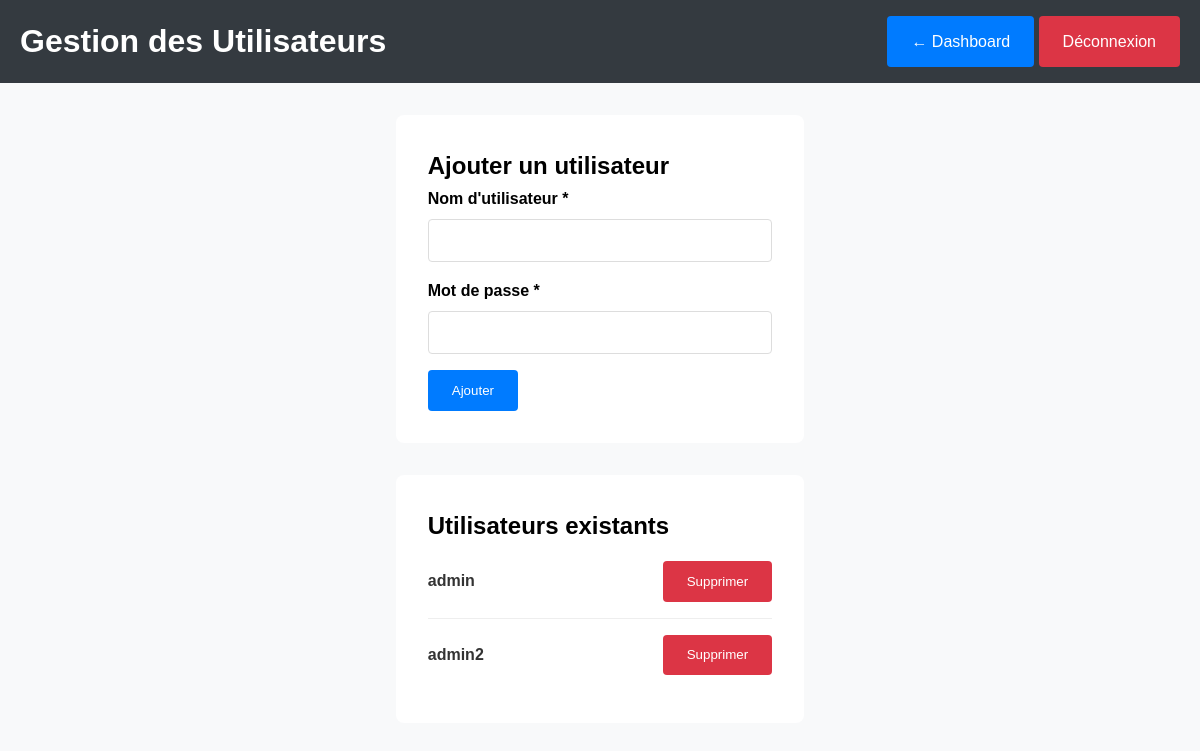
/admin/users_admin.php (signed in), run on an earlier commit of the app's database.
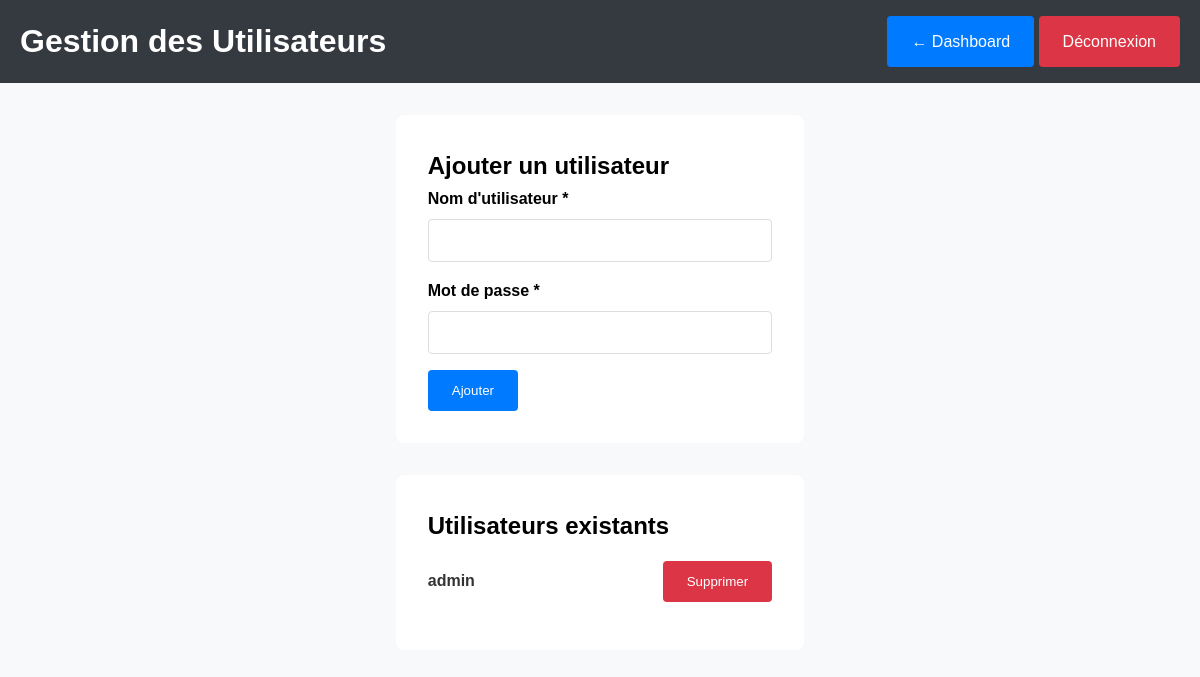
And on a later commit of the database.
### tables this page shows
CREATE TABLE `users` (
  `id` int(11) NOT NULL AUTO_INCREMENT,
  `username` varchar(50) NOT NULL,
  `password` varchar(255) NOT NULL,
  `created_at` timestamp NOT NULL DEFAULT current_timestamp(),
  PRIMARY KEY (`id`),
  UNIQUE KEY `username` (`username`)
);

### admin/users_admin.php (the view, shortened to what this page needs)
<?php
require_once '../config.php';
try {
    $users = $pdo->query("SELECT * FROM users ORDER BY username")->fetchAll();
} catch(Exception $e) {
    $users = [];
}
?>
<!DOCTYPE html><?php  ?>
<html lang="fr" class="admin-page"><?php  ?>
<head>
    <link rel="stylesheet" href="../assets/style.css"><?php  ?>
</head>
<body><?php  ?>
    <header class="admin-header"><?php  ?>
        <div class="container"><?php  ?>
            <h1>Gestion des Utilisateurs</h1><?php  ?>
            <div><?php  ?>
                <a href="dashboard.php" class="admin-btn">← Dashboard</a><?php  ?>
                <a href="logout.php" class="admin-btn btn-danger">Déconnexion</a><?php  ?>
            </div>
        </div>
    </header><?php  ?>
    <div class="admin-container"><?php  ?>
        <div class="form-section"><?php  ?>
            <h2>Ajouter un utilisateur</h2><?php  ?>
            <form method="post"><?php  ?>
                <div class="admin-form-group"><?php  ?>
                    <label for="username">Nom d'utilisateur *</label><?php  ?>
                    <input type="text" id="username" name="username" required><?php  ?>
                </div>
                <div class="admin-form-group"><?php  ?>
                    <label for="password">Mot de passe *</label><?php  ?>
                    <input type="password" id="password" name="password" required><?php  ?>
                </div>
                <button type="submit" class="admin-btn">Ajouter</button><?php  ?>
            </form><?php  ?>
        </div><?php  ?>
        <div class="pc-list"><?php  ?>
            <h2>Utilisateurs existants</h2><?php  ?>
            <?php if ($users):  ?>
                <?php foreach ($users as $user):  ?>
                <div class="pc-item" style="grid-template-columns: 2fr 1fr;"><?php  ?>
                    <div><?php  ?>
                        <div class="pc-name"><?php echo htmlspecialchars($user['username']); ?></div><?php  ?>
                    </div>
                    <div><?php  ?>
                        <form method="post" style="display: inline;"><?php  ?>
                            <button type="submit" class="admin-btn btn-danger" onclick="return confirm('Supprimer cet utilisateur ?')"><?php  ?>
                                Supprimer
                            </button>
                        </form>
                    </div>
                </div><?php  ?>
                <?php endforeach;  ?>
            <?php else:  ?>
                <p>Aucun utilisateur.</p><?php  ?>
            <?php endif;  ?>
        </div><?php  ?>
    </div><?php  ?>
</body><?php  ?>
</html>

What changed in the data, as far as the page shows it:
removed users: username "admin2"
